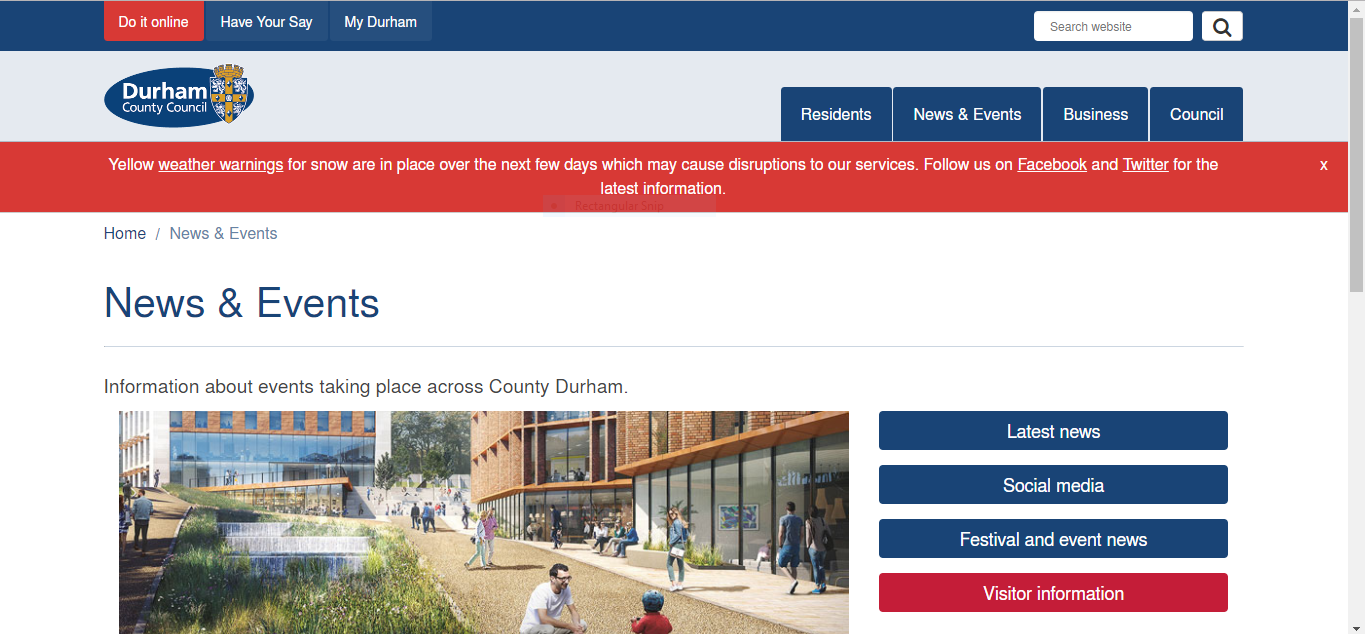
#> input picture trial/durham-council.PNG, 1365 x 634 px, found by its file name
$ python mser.py
#> lines starting #> are read from the running program, lines starting #| are printed output that depends on the picture; after the words box and inside, x2 and y2 are one past the last pixel; in counts of white or black regions, pixels touching at a corner belong together
import cv2
import numpy as np

# Create MSER object
mser = cv2.MSER_create()

# Your image path i-e receipt path
img = cv2.imread('C:\\sweetbell\\trial\\durham-council.PNG')
#> img is the input picture: shape (634, 1365, 3); mean B, G, R 182.9, 178, 191.9

# Convert to gray scale
gray = cv2.cvtColor(img, cv2.COLOR_BGR2GRAY)
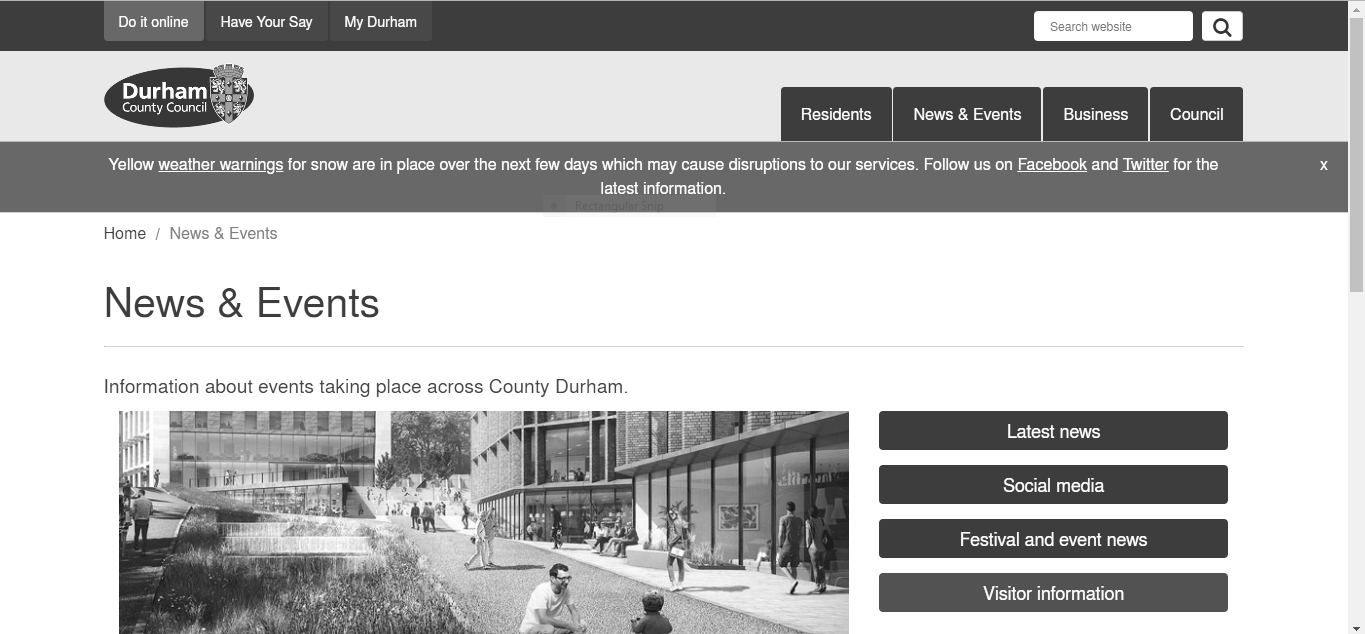
#> gray: shape (634, 1365); min 16, max 255, mean 182.7

vis = img.copy()

# detect regions in gray scale image
regions, _ = mser.detectRegions(gray)
#> regions = 1445 items

hulls = [cv2.convexHull(p.reshape(-1, 1, 2)) for p in regions]
#> hulls = 1445 contours, 7 with area under 20; largest, box (x1, y1, x2, y2) and area: (119, 483, 330, 633) 20716, (119, 483, 330, 633) 20642, (119, 483, 322, 633) 20243, (119, 504, 289, 633) 16142, (119, 504, 287, 633) 15720

cv2.polylines(vis, hulls, 1, (0, 255, 0))
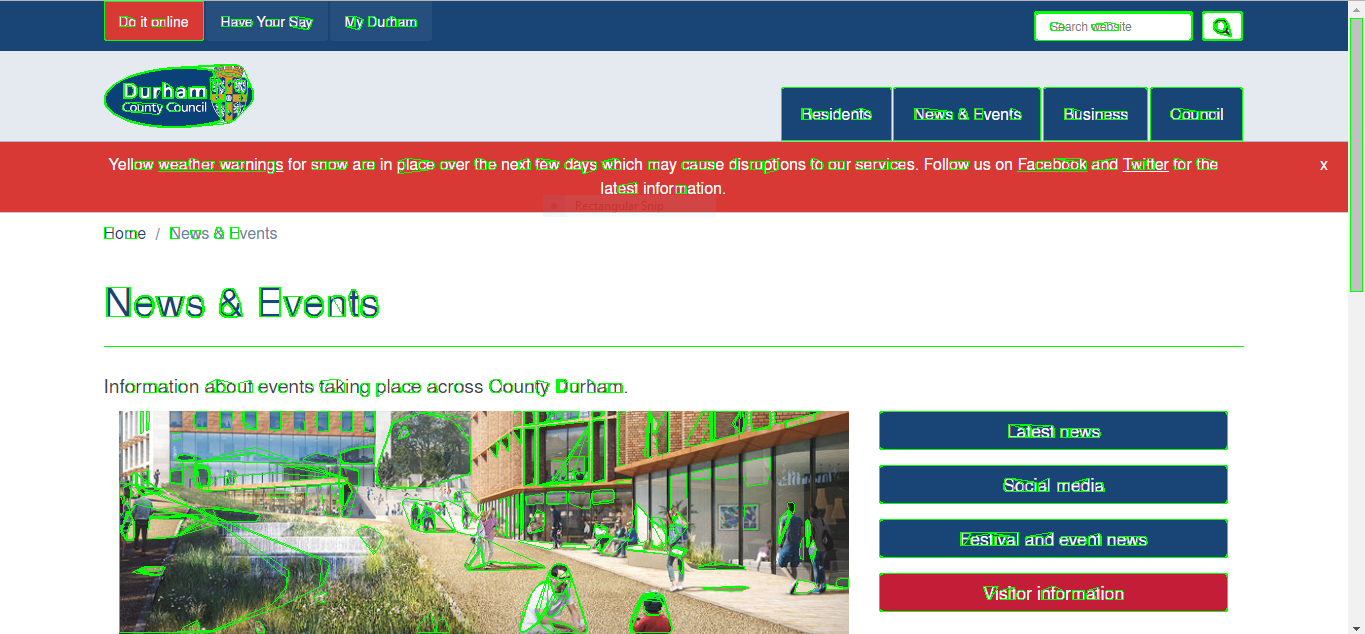
#> vis: shape (634, 1365, 3); 3.85% of pixels changed, all inside (x1, y1, x2, y2) = (104, 1, 1363, 633)

cv2.imshow('img', vis)

cv2.waitKey(0)

mask = np.zeros((img.shape[0], img.shape[1], 1), dtype=np.uint8)

for contour in hulls:
    cv2.drawContours(mask, [contour], -1, (255, 255, 255), -1)
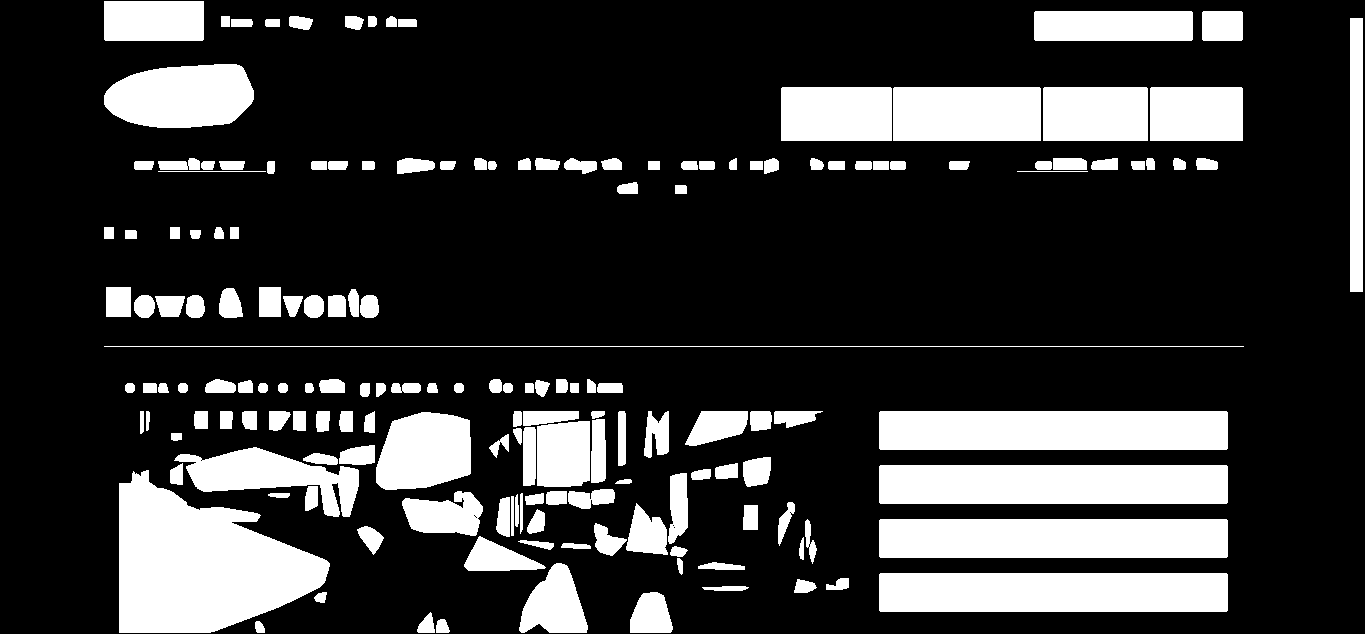
#> mask: shape (634, 1365, 1); 21.4% white; 169 white regions, largest, box (x1, y1, x2, y2) and area: (119, 470, 330, 633) 22072, (879, 411, 1228, 450) 13607, (879, 465, 1228, 504) 13607

# this is used to find only text regions, remaining are ignored
text_only = cv2.bitwise_and(img, img, mask=mask)
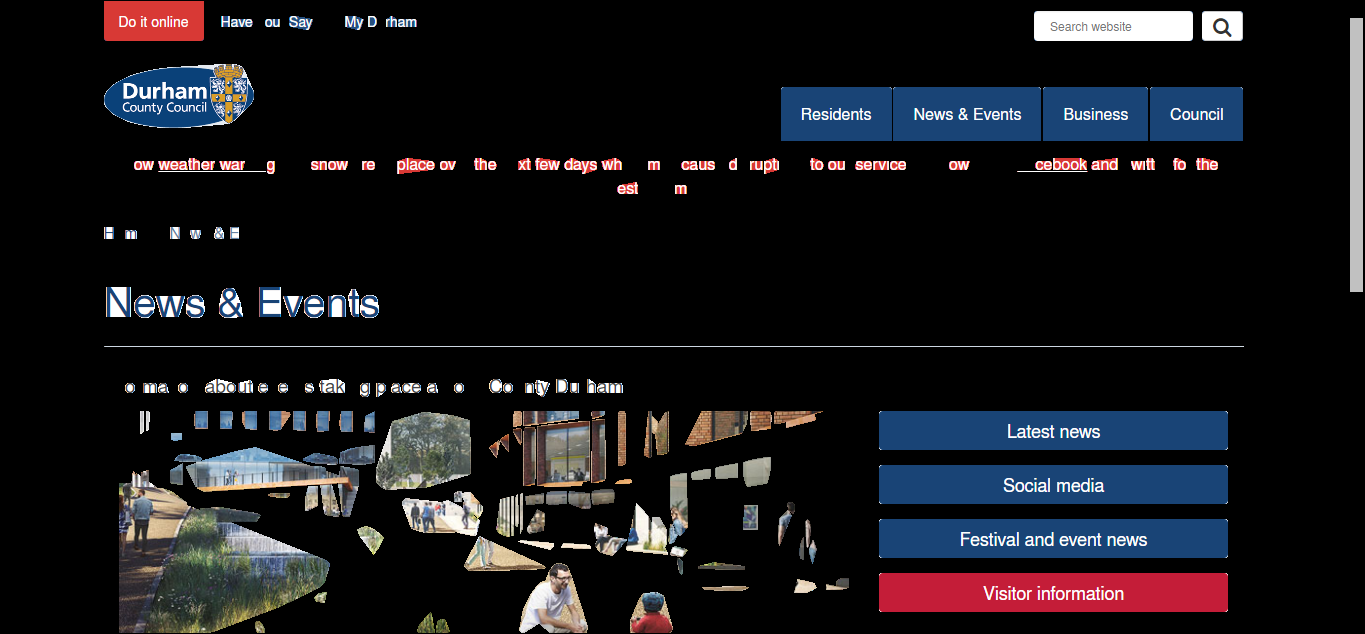
#> text_only: shape (634, 1365, 3); mean B, G, R 27.1, 23.3, 23.7

cv2.imshow("text only", text_only)

cv2.waitKey(0)

$ run again, with trial/cyle.png copied over trial/durham-council.PNG
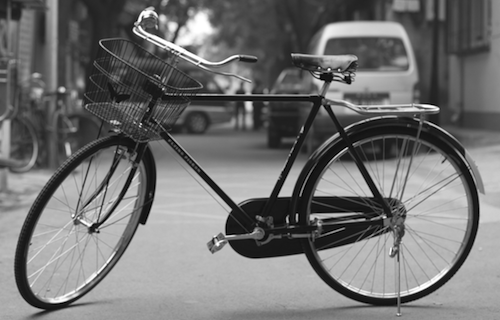
#> input picture trial/cyle.png, 500 x 320 px, found by its file name
#> img is the input picture: shape (320, 500, 3); min 0, max 255, mean 114.2
#> regions = 480 items
#> hulls = 480 contours; largest, box (x1, y1, x2, y2) and area: (313, 143, 499, 319) 18615, (322, 144, 499, 319) 17910, (343, 144, 499, 319) 16370, (348, 144, 499, 319) 15848, (317, 153, 471, 303) 14442
#> vis: shape (320, 500, 3); 14.77% of pixels changed, all inside (x1, y1, x2, y2) = (1, 1, 499, 319)
#> after the loop `for contour in hulls:`:
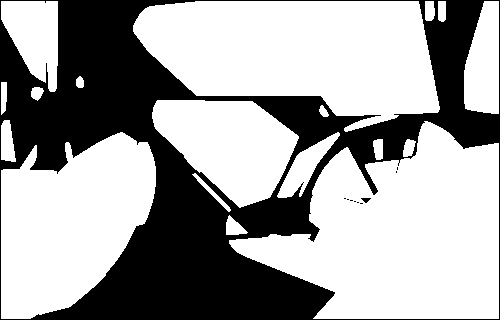
#> mask: shape (320, 500, 1); 63.9% white; 10 black regions (8 under 20 px), largest, box (x1, y1, x2, y2) and area: (0, 0, 500, 320) 57711, (361, 198, 371, 203) 30
#> `text_only = cv2.bitwise_and(img, img, mask=mask)`:
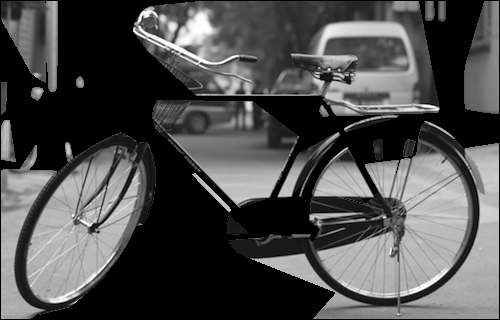
#> text_only: shape (320, 500, 3); min 0, max 255, mean 77.4
